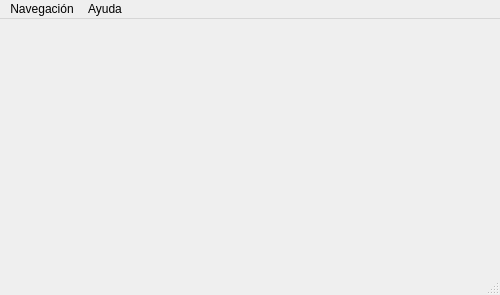
<?xml version="1.0" encoding="UTF-8"?>
<ui version="4.0">
 <class>MainWindow</class>
 <widget class="QMainWindow" name="MainWindow">
  <property name="geometry">
   <rect>
    <x>0</x>
    <y>0</y>
    <width>500</width>
    <height>295</height>
   </rect>
  </property>
  <property name="windowTitle">
   <string>SIPREC_CCII</string>
  </property>
  <property name="windowIcon">
   <iconset resource="Icons.qrc">
    <normaloff>:/4443501_healthy_hygiene_protect_shield_icon.png</normaloff>:/4443501_healthy_hygiene_protect_shield_icon.png</iconset>
  </property>
  <property name="toolButtonStyle">
   <enum>Qt::ToolButtonIconOnly</enum>
  </property>
  <property name="documentMode">
   <bool>false</bool>
  </property>
  <widget class="QWidget" name="centralwidget">
   <layout class="QGridLayout" name="gridLayout">
    <item row="0" column="0">
     <widget class="QStackedWidget" name="stackedWidget">
      <property name="currentIndex">
       <number>-1</number>
      </property>
     </widget>
    </item>
   </layout>
  </widget>
  <widget class="QStatusBar" name="statusbar">
   <property name="acceptDrops">
    <bool>true</bool>
   </property>
  </widget>
  <widget class="QMenuBar" name="menubar">
   <property name="geometry">
    <rect>
     <x>0</x>
     <y>0</y>
     <width>500</width>
     <height>20</height>
    </rect>
   </property>
   <widget class="QMenu" name="menuFunciones">
    <property name="title">
     <string>Navegación</string>
    </property>
    <addaction name="separator"/>
    <addaction name="actionSuministros_2"/>
    <addaction name="actionHistoriales_Medicos_2"/>
    <addaction name="actionVolver"/>
    <addaction name="separator"/>
    <addaction name="actionSalir"/>
   </widget>
   <widget class="QMenu" name="menuAcerca_de">
    <property name="title">
     <string>Ayuda</string>
    </property>
    <addaction name="actionAcerca_de_SIPREC_CCII"/>
    <addaction name="actionAcerca_de_QT"/>
   </widget>
   <addaction name="menuFunciones"/>
   <addaction name="menuAcerca_de"/>
  </widget>
  <action name="actionSuministros_2">
   <property name="icon">
    <iconset resource="Icons.qrc">
     <normaloff>:/5986166_supplies_icon.png</normaloff>:/5986166_supplies_icon.png</iconset>
   </property>
   <property name="text">
    <string>Suministros</string>
   </property>
   <property name="shortcut">
    <string>Ctrl+S</string>
   </property>
  </action>
  <action name="actionHistoriales_Medicos_2">
   <property name="icon">
    <iconset resource="Icons.qrc">
     <normaloff>:/285655_user_icon.png</normaloff>:/285655_user_icon.png</iconset>
   </property>
   <property name="text">
    <string>Historiales Medicos</string>
   </property>
   <property name="shortcut">
    <string>Ctrl+H</string>
   </property>
  </action>
  <action name="actionVolver">
   <property name="icon">
    <iconset resource="Icons.qrc">
     <normaloff>:/1622833_checkmark_icon.png</normaloff>:/1622833_checkmark_icon.png</iconset>
   </property>
   <property name="text">
    <string>Listado</string>
   </property>
   <property name="shortcut">
    <string>Ctrl+L</string>
   </property>
  </action>
  <action name="actionSalir">
   <property name="icon">
    <iconset resource="Icons.qrc">
     <normaloff>:/20287_delete_exit_icon.png</normaloff>:/20287_delete_exit_icon.png</iconset>
   </property>
   <property name="text">
    <string>Salir</string>
   </property>
   <property name="shortcut">
    <string>Ctrl+Q</string>
   </property>
  </action>
  <action name="actionAcerca_de_SIPREC_CCII">
   <property name="icon">
    <iconset resource="Icons.qrc">
     <normaloff>:/4443501_healthy_hygiene_protect_shield_icon.png</normaloff>:/4443501_healthy_hygiene_protect_shield_icon.png</iconset>
   </property>
   <property name="text">
    <string>Acerca de SIPREC_CCII</string>
   </property>
  </action>
  <action name="actionAcerca_de_QT">
   <property name="icon">
    <iconset resource="Icons.qrc">
     <normaloff>:/337140_qt_icon.png</normaloff>:/337140_qt_icon.png</iconset>
   </property>
   <property name="text">
    <string>Acerca de QT</string>
   </property>
  </action>
 </widget>
 <resources>
  <include location="Icons.qrc"/>
 </resources>
 <connections/>
</ui>
